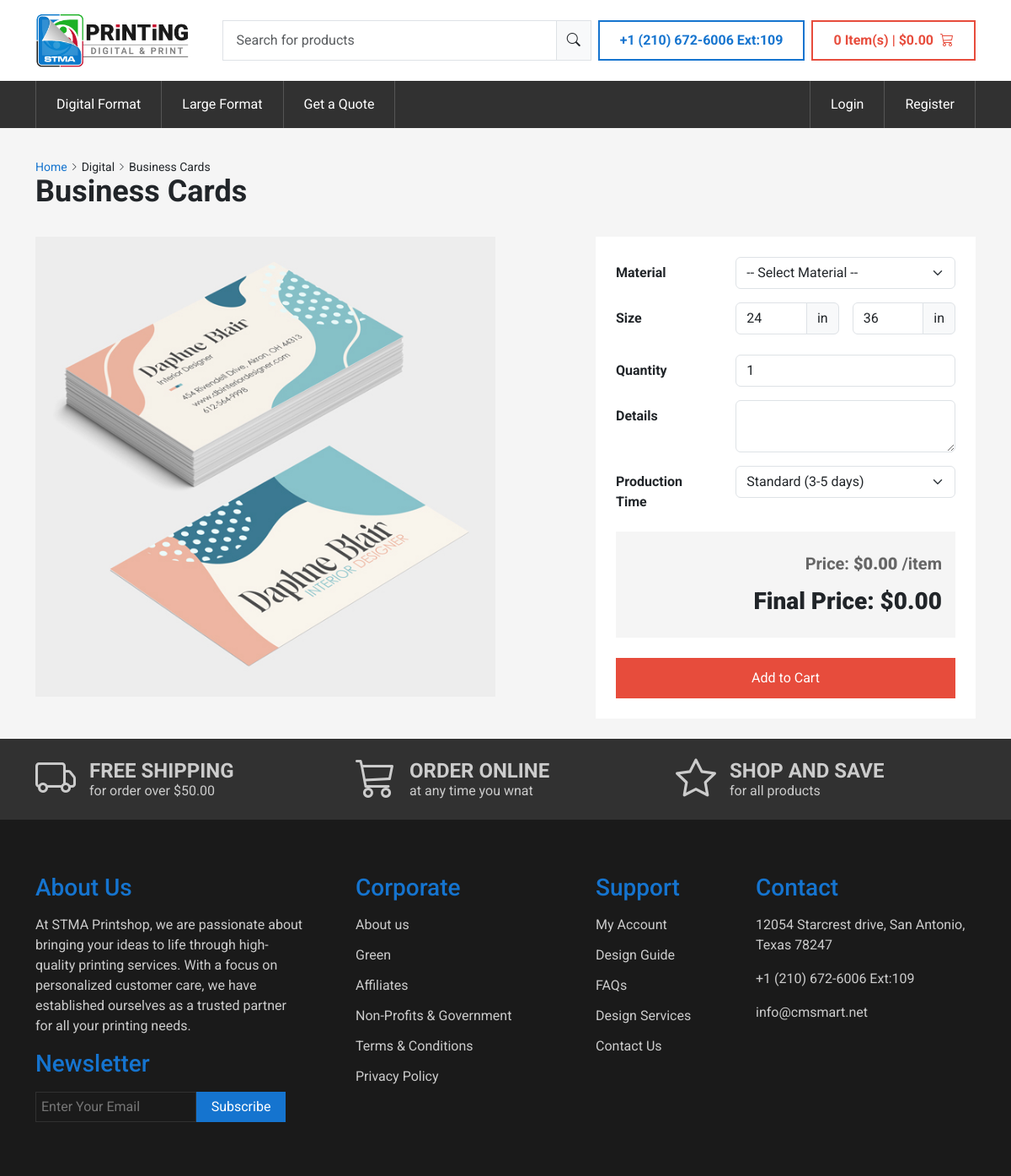
The app's page /shop/digital/business-cards/11 with its own data.
### tables this page shows
CREATE TABLE `ps_material_categories` (
  `cat_id` int(11) NOT NULL,
  `cat_name` varchar(100) NOT NULL,
  `cat_description` text DEFAULT NULL,
  `cat_image` varchar(255) DEFAULT NULL,
  `cat_slug` varchar(255) NOT NULL,
  `cat_group` varchar(100) NOT NULL DEFAULT '',
  `cat_section` varchar(100) DEFAULT '',
  `cat_order` int(11) DEFAULT 0
);

### ps-admin/db_function.php (called while the page is built, shortened)
<?php
function select_query($conn, $sql, $types = "", ...$params)
{
    $stmt = mysqli_prepare($conn, $sql);
    if (!empty($types)) {
        mysqli_stmt_bind_param($stmt, $types, ...$params);
    }
    mysqli_stmt_execute($stmt);
    $result = mysqli_stmt_get_result($stmt);
    $data = [];
    while ($row = mysqli_fetch_assoc($result)) {
        $data[] = $row;
    }
    return $data;
}

### shop.php (the view, shortened to what this page needs)
<?php
include 'include/head.php';
include 'include/header.php';
$cat_id = isset($_GET['cat_id']) ? intval($_GET['cat_id']) : 0;
$materials = select_query(
    $conn,
    "SELECT m.mat_id, m.mat_name, m.mat_type
     FROM ps_materials m
     INNER JOIN ps_material_categories_map mc ON m.mat_id = mc.mat_id
     WHERE mc.cat_id = ?
     ORDER BY m.mat_name ASC",
    "i",
    $cat_id
);
$matType = '';
if (!empty($materials)) {
    $types = array_unique(array_column($materials, 'mat_type'));
    if (count($types) === 1) {
        $matType = $types[0];
    } else {
        $matType = 'mixed';
    }
}
$typeLabel = '';
if ($matType === 'digital') {
    $typeLabel = 'Digital';
} elseif ($matType === 'large') {
    $typeLabel = 'Large Format';
}
$categoryResult = select_query($conn, "SELECT cat_name, cat_image FROM ps_material_categories WHERE cat_id = ?", "i", $cat_id);
$category = $categoryResult[0] ?? ['cat_name' => '', 'cat_image' => ''];
$cat_name = $category['cat_name'];
$cat_image = $category['cat_image'];
?>
<section class="order-page">
    <div class="container">
        <div class="sec-head">
            <div class="quick-links">
                <a href="./">Home</a>
                <i class="bi bi-chevron-right"></i>
                <?php if ($typeLabel): ?>
                    <span><?= htmlspecialchars($typeLabel) ?></span>
                    <i class="bi bi-chevron-right"></i>
                <?php endif; ?>
                <?= htmlspecialchars($cat_name) ?>
            </div>
            <h2><?= htmlspecialchars($cat_name) ?></h2>
        </div>
        <div class="row">
            <div class="col-6">
                <img id="item_image" src="img/product-<?php echo htmlspecialchars($cat_image); ?>.jpg" class="img-fluid"
                    alt="<?php echo htmlspecialchars($cat_name); ?>">
            </div>
            <div class="col-5 offset-1">
                <div class="order-form-wrap">
                    <div class="mb-3 row">
                        <label class="col-sm-4 col-form-label">Material</label>
                        <div class="col-sm-8">
                            <select class="form-select" name="material_id" id="material_id">
                                <option value="">-- Select Material --</option>
                            </select>
                        </div>
                    </div>
                    <div class="mb-3 row">
                        <label class="col-sm-4 col-form-label">Size</label>
                        <div class="col-sm-8 d-flex gap-3">
                            <div class="input-group">
                                <input type="number" class="form-control" name="item_width" id="item_width" value="24"
                                    min="24">
                                <span class="input-group-text">in</span>
                            </div>
                            <div class="input-group">
                                <input type="number" class="form-control" name="item_height" id="item_height" value="36"
                                    min="36">
                                <span class="input-group-text">in</span>
                            </div>
                        </div>
                    </div>
                    <div class="mb-3 row">
                        <label class="col-sm-4 col-form-label">Quantity</label>
                        <div class="col-sm-8">
                            <input type="number" class="form-control" name="item_qty" id="item_qty" value="1" min="1">
                        </div>
                    </div>
                    <div class="mb-3 row">
                        <label class="col-sm-4 col-form-label">Details</label>
                        <div class="col-sm-8">
                            <textarea class="form-control" name="item_details" id="item_details"></textarea>
                        </div>
                    </div>
                    <div class="mb-3 row">
                        <label class="col-sm-4 col-form-label">Production Time</label>
                        <div class="col-sm-8">
                            <select class="form-select" name="process_time" id="process_time">
                                <option value="1" selected>Standard (3-5 days)</option>
                            </select>
                        </div>
                    </div>
                    <div class="price-wrap">
                        <h3 class="fw-bold mt-6 mb-4 text-end">
                            <span class="fs-5 d-block thm-color mt-4 mb-3" style="color: #666666;">
                                Price: <b id="unit_price_display">$0.00</b> /item
                            </span>
                            <b id="result">Final Price: $0.00</b>
                        </h3>
                    </div>
                    <button type="button" class="thm-btn red w-100" id="addToCart">
                        <span>Add to Cart</span>
                    </button>
                </div>
            </div>
        </div>
    </div>
</section>
<?php include 'include/footer.php'; ?>

### css/main.css (style rules this page uses)
:root { --color-black: #1A1A1A; --color-darkGrey: #313131; --color-grey: #555555; --color-lightGrey: #CCCCCC; --color-blue: #1574CF; --color-red: #E74C3C; --color-orange: #FF9C00; --color-yellow: #FBE34F; --color-white: #ffffff; --border-main: 6px; --shadow-light: 2px 2px 18px rgba(0, 0, 0, 0.06); }
*, *:before, *:after { box-sizing: border-box; -moz-box-sizing: border-box; -webkit-box-sizing: border-box; }
html, body { height: 100%; }
body { margin: 0; font-family: 'Roboto', sans-serif; ; font-size: 16px; }
h1, h2, h3, h4, h5 { margin: 0; }
h2 { font-size: 48px; font-weight: bold; line-height: 100%; }
.thm-btn { display: inline-flex; align-items: center; justify-content: center; width: auto; height: 48px; color: var(--color-white); padding: 0 24px; text-decoration: none; position: relative; outline: none; border: none; }
.thm-btn span { position: relative; z-index: 1; }
.thm-btn::after { content: ''; width: 100%; height: 100%; background-color: var(--color-blue); position: absolute; left: 0; top: 0; z-index: 0; transition: all 200ms ease; }
.thm-btn.red::after { background-color: var(--color-red); }
.sec-head { display: block; margin-bottom: 36px; }
.sec-head h2 { font-size: 36px; }
.sec-head a { font-size: 16px; text-decoration: none; color: var(--color-blue); display: inline-flex; align-items: center; }
.quick-links i { font-size: 10px; position: relative; top: -1px; }
.quick-links, .quick-links a { font-size: 14px; }
.order-page { width: 100%; padding: calc(124px + 64px) 0 24px; background-color: #f5f5f5; }
.order-form-wrap { background-color: var(--color-white); padding: 24px; }
.order-form-wrap label { font-weight: bold; }
.price-wrap { background-color: #f5f5f5; padding: 2px 16px; margin-bottom: 24px; }

### records on screen
ps_material_categories: cat_name "Business Cards", cat_image (picture)

### other values on screen
$groupName "Digital Format"
$groupName "Large Format"
$typeLabel "Digital"
